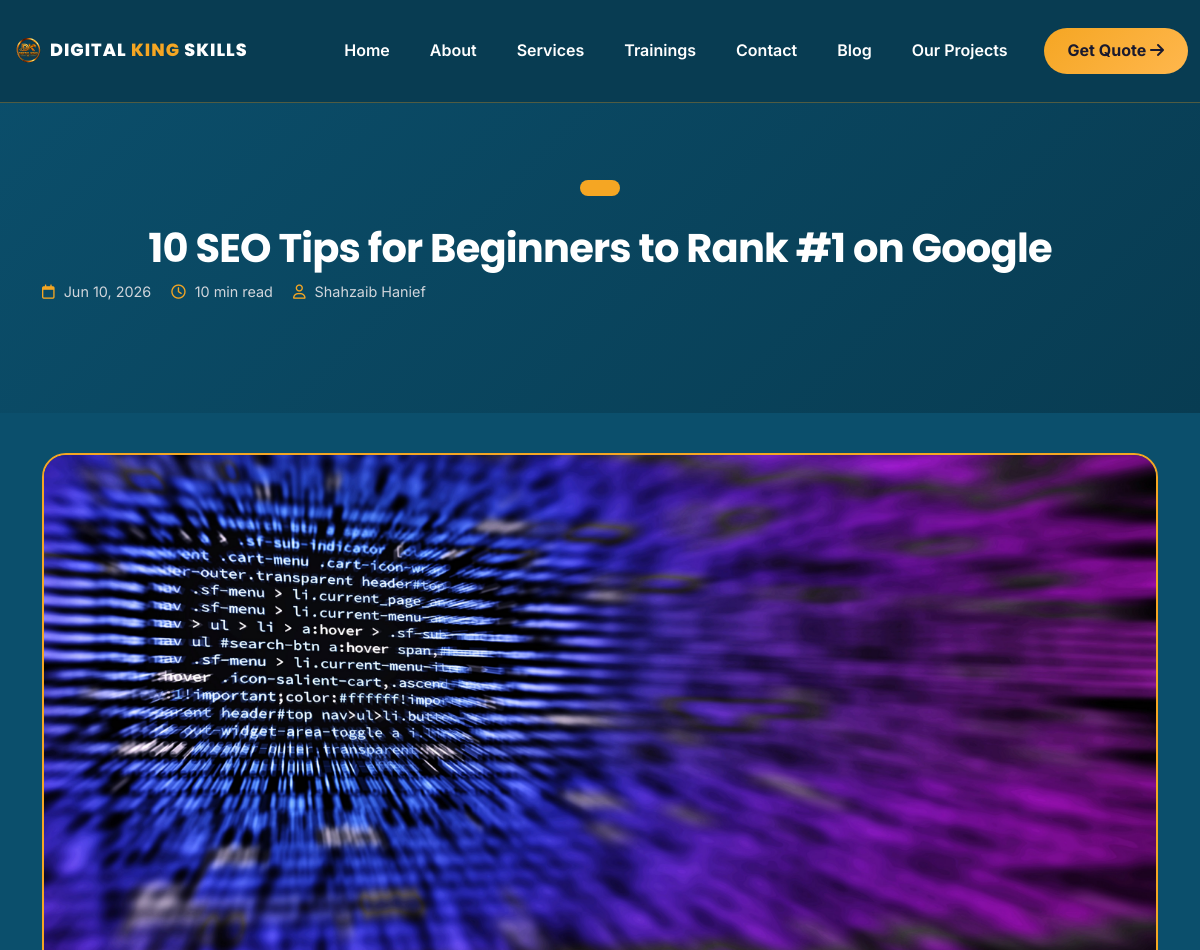
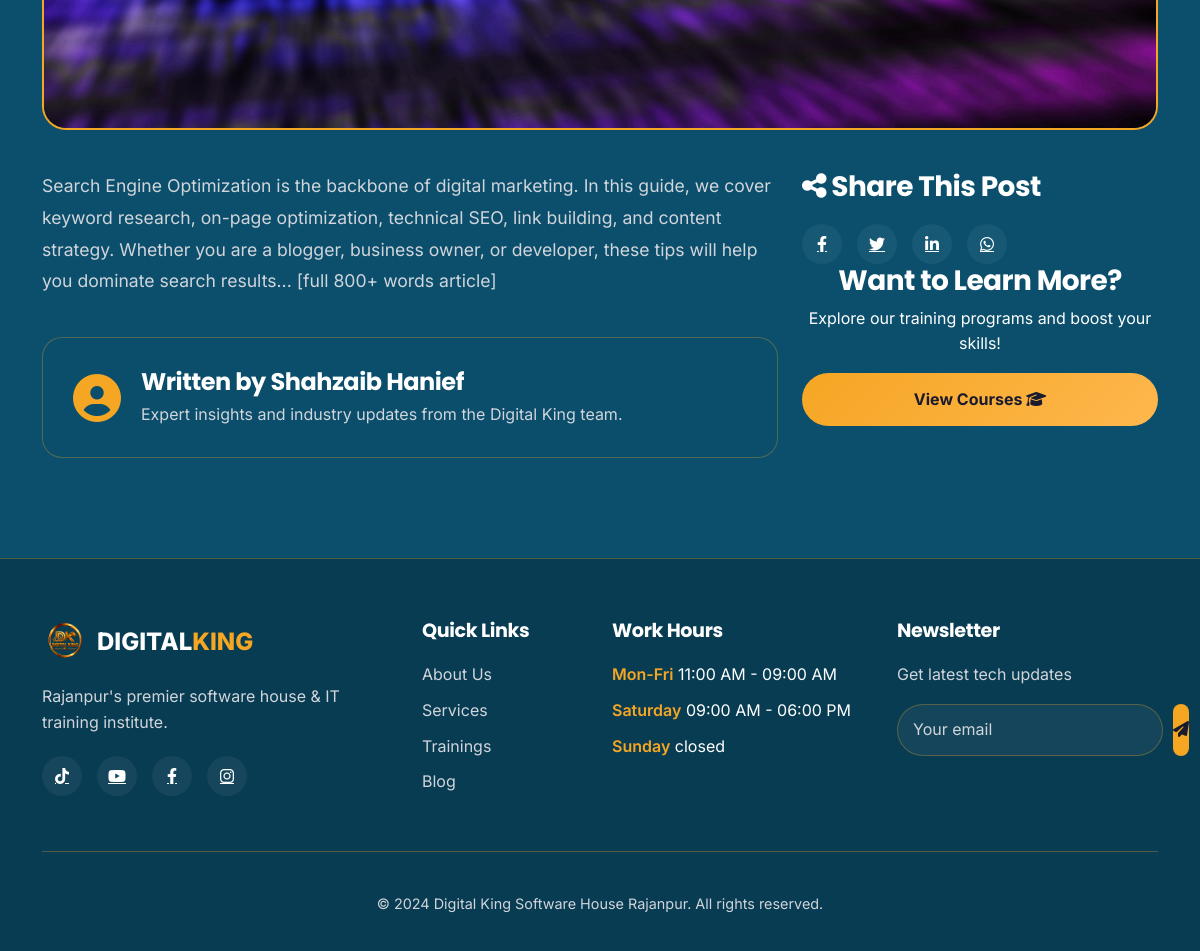
Page /blog/seo-tips-for-beginners/ on the committed database (2 pictures, top to bottom).
### apps/main/models.py (models this page shows, shortened)
class BlogPost(models.Model):
    title = models.CharField(max_length=200)
    slug = models.SlugField(unique=True, blank=True)
    category = models.CharField(max_length=50, default='General')  # ← Free text, no choices
    excerpt = models.TextField(help_text="Short summary for card view")
    content = models.TextField(help_text="Full blog post content")
    image = models.ImageField(upload_to='blog/', blank=True, null=True)
    author = models.CharField(max_length=100, default='Digital King Team')
    published_date = models.DateField()
    read_time = models.PositiveIntegerField(default=5, help_text="Estimated read time in minutes")
    is_featured = models.BooleanField(default=False, help_text="Show on home page")
    is_active = models.BooleanField(default=True)
    created_at = models.DateTimeField(auto_now_add=True)
    class Meta:
        ordering = ['-published_date', '-created_at']
        verbose_name = 'Blog Post'
        verbose_name_plural = 'Blog Posts'
    @property
    def formatted_date(self):
        return self.published_date.strftime('%b %d, %Y')

class SocialLink(models.Model):
    PLATFORM_CHOICES = [
        ('facebook', 'Facebook'),
        ('linkedin', 'LinkedIn'),
        ('instagram', 'Instagram'),
        ('twitter', 'Twitter'),
        ('youtube', 'YouTube'),
        ('tiktok', 'TikTok'),
        ('whatsapp', 'WhatsApp'),
    ]
    platform = models.CharField(max_length=20, choices=PLATFORM_CHOICES)
    url = models.URLField()
    icon = models.CharField(max_length=50, default='fa-facebook-f')
    order = models.PositiveIntegerField(default=0)
    is_active = models.BooleanField(default=True)
    class Meta:
        ordering = ['order']
    @property
    def icon_class(self):
        icon_map = {
            'facebook': 'fab fa-facebook-f',
            'linkedin': 'fab fa-linkedin-in',
            'instagram': 'fab fa-instagram',
            'twitter': 'fab fa-twitter',
            'youtube': 'fab fa-youtube',
            'tiktok': 'fab fa-tiktok',
            'whatsapp': 'fab fa-whatsapp',
        }
        return icon_map.get(self.platform, 'fas fa-link')

class WorkHour(models.Model):
    DAY_CHOICES = [
        ('Mon-Fri', 'Monday - Friday'),
        ('Saturday', 'Saturday'),
        ('Sunday', 'Sunday'),
    ]
    day = models.CharField(max_length=20, choices=DAY_CHOICES, unique=True)
    start_time = models.TimeField()
    end_time = models.TimeField()
    is_closed = models.BooleanField(default=False)
    class Meta:
        ordering = ['id']
        verbose_name = 'Work Hour'
        verbose_name_plural = 'Work Hours'
    @property
    def formatted_hours(self):
        if self.is_closed:
            return "Closed"
        return f"{self.start_time.strftime('%I:%M %p')} - {self.end_time.strftime('%I:%M %p')}"

### apps/main/views.py (the view)
# urls.py: path('blog/<slug:slug>/', views.blog_detail, name='blog_detail'),
def blog_detail(request, slug):
    post = get_object_or_404(BlogPost, slug=slug, is_active=True)
    related_posts = BlogPost.objects.filter(
        category=post.category,
        is_active=True
    ).exclude(pk=post.pk)[:3]
    return render(request, 'blog_detail.html', {
        'post': post,
        'related_posts': related_posts,
    })

### apps/main/context_processor.py (called while the page is built)
def work_hours(request):
    return {
        'work_hours': WorkHour.objects.all()
    }

def site_settings(request):
    contact_info = ContactInfo.objects.filter(is_active=True).first()
    social_links = SocialLink.objects.filter(is_active=True)
    return {
        'work_hours': WorkHour.objects.all(),
        'contact_info': contact_info,
        'social_links': social_links,
    }

### templates/blog_detail.html (shortened to what this page needs)
{% extends "base.html" %}
{% load static %}
{% block content %}
<section class="blog-detail-hero">
    <div class="container">
        <span class="category-badge">{{ post.get_category_display }}</span>
        <h1 data-aos="fade-up">{{ post.title }}</h1>
        <div class="blog-meta" data-aos="fade-up" data-aos-delay="100">
            <span><i class="far fa-calendar"></i> {{ post.formatted_date }}</span>
            <span><i class="far fa-clock"></i> {{ post.read_time }} min read</span>
            <span><i class="far fa-user"></i> {{ post.author }}</span>
        </div>
    </div>
</section>
<section class="section-padding" style="padding-top: 40px;">
    <div class="container">
        <div class="blog-detail-img" data-aos="fade-up">
            {% if post.image %}
                <img src="{{ post.image.url }}" alt="{{ post.title }}">
            {% else %}
                <div class="blog-placeholder">
                    <i class="fas fa-newspaper"></i>
                    <span>{{ post.title|truncatechars:30 }}</span>
                </div>
            {% endif %}
        </div>
        <div class="row g-4">
            <div class="col-lg-8">
                <div class="blog-content-full" data-aos="fade-up">
                    {{ post.content|linebreaks }}
                </div>
                <div class="author-box" data-aos="fade-up">
                    <i class="fas fa-user-circle"></i>
                    <div>
                        <h4>Written by {{ post.author }}</h4>
                        <p>Expert insights and industry updates from the Digital King team.</p>
                    </div>
                </div>
            </div>
            <div class="col-lg-4">
                <div class="detail-card" data-aos="fade-up">
                    <h3><i class="fas fa-share-alt"></i> Share This Post</h3>
                    <div class="social-links">
                        <a href="https://facebook.com/sharer/sharer.php?u={{ request.build_absolute_uri }}" target="_blank"><i class="fab fa-facebook-f"></i></a>
                        <a href="https://twitter.com/intent/tweet?url={{ request.build_absolute_uri }}&text={{ post.title|urlencode }}" target="_blank"><i class="fab fa-twitter"></i></a>
                        <a href="https://linkedin.com/shareArticle?url={{ request.build_absolute_uri }}" target="_blank"><i class="fab fa-linkedin-in"></i></a>
                        <a href="https://wa.me/?text={{ post.title|urlencode }}%20{{ request.build_absolute_uri }}" target="_blank"><i class="fab fa-whatsapp"></i></a>
                    </div>
                </div>
                <div class="detail-card text-center" data-aos="fade-up">
                    <h3>Want to Learn More?</h3>
                    <p>Explore our training programs and boost your skills!</p>
                    <a href="{% url 'training' %}" class="btn-primary-glow w-100">
                        View Courses <i class="fas fa-graduation-cap"></i>
                    </a>
                </div>
            </div>
        </div>
    </div>
</section>
{% endblock %}

### templates/base.html (shortened to what this page needs)
{% load static %}
<!DOCTYPE html>
<html lang="en">
<head>
    <link href="https://cdn.jsdelivr.net/npm/bootstrap@5.3.0/dist/css/bootstrap.min.css" rel="stylesheet">
    <link rel="stylesheet" href="https://cdnjs.cloudflare.com/ajax/libs/font-awesome/6.4.0/css/all.min.css">
    <link href="https://unpkg.com/aos@2.3.1/dist/aos.css" rel="stylesheet">
    <link rel="stylesheet" href="{% static 'css/styles.css' %}">
    <link rel="stylesheet" href="{% static 'css/back-image.css' %}">
    <link rel="stylesheet" href="{% static 'css/login.css' %}">
</head>
<body>
    {% block navbar %}
    <nav class="navbar navbar-expand-lg fixed-top" id="mainNav">
    <div class="container  ">
        <a class="navbar-brand" href="{% url 'home' %}">
            <div class="logo-wrapper">
                <img src="{% static 'images/logo4.png' %}" alt="Digital King Logo" class="logo-img" style="border-radius: 12px;">
                <span class="brand-text">DIGITAL <span class="brand-highlight">KING</span> SKILLS</span>
            </div>
        </a>
        <div class="collapse navbar-collapse d-none d-lg-flex" id="navbarNav">
            <ul class="navbar-nav ms-auto">
                <li class="nav-item"><a class="nav-link {% if request.resolver_match.url_name == 'home' %}active{% endif %}" href="{% url 'home' %}">Home</a></li>
                <li class="nav-item"><a class="nav-link {% if request.resolver_match.url_name == 'about' %}active{% endif %}" href="{% url 'about' %}">About</a></li>
                <li class="nav-item"><a class="nav-link {% if request.resolver_match.url_name == 'services' %}active{% endif %}" href="{% url 'services' %}">Services</a></li>
                <li class="nav-item"><a class="nav-link {% if request.resolver_match.url_name == 'training' %}active{% endif %}" href="{% url 'training' %}">Trainings</a></li>
                <li class="nav-item"><a class="nav-link {% if request.resolver_match.url_name == 'contact' %}active{% endif %}" href="{% url 'contact' %}">Contact</a></li>
                <li class="nav-item"><a class="nav-link {% if request.resolver_match.url_name == 'blog' %}active{% endif %}" href="{% url 'blog' %}">Blog</a></li>
                <li class="nav-item"><a class="nav-link {% if request.resolver_match.url_name == 'projects' %}active{% endif %}" href="{% url 'projects' %}">Our Projects</a></li>
            </ul>
            <a href="{% url 'contact' %}" class="btn-glow ms-lg-3">Get Quote <i class="fas fa-arrow-right"></i></a>
        </div>
    </div>
</nav>
    {% endblock %}
    {% block content %}{% endblock %}
    {% block footer %}
    <footer class="footer">
        <div class="container">
            <div class="row g-4">
                <div class="col-lg-4">
                    <div class="footer-logo">
                         <img src="{% static 'images/logo4.png' %}" alt="Logo" style="border-radius: 10px; height: 45px;">
                        <span>DIGITAL<span>KING</span></span>
                    </div>
                    <p>Rajanpur's premier software house & IT training institute.</p>
<div class="social-links">
    {% for link in social_links %}
        <a href="{{ link.url }}" target="_blank" title="{{ link.platform|title }}">
            <i class="{{ link.icon_class }}"></i>
        </a>
    {% empty %}
        <a href="#"><i class="fab fa-facebook-f"></i></a>
        <a href="#"><i class="fab fa-linkedin-in"></i></a>
        <a href="#"><i class="fab fa-instagram"></i></a>
        <a href="#"><i class="fab fa-twitter"></i></a>
    {% endfor %}
</div>
                </div>
                <div class="col-lg-2 col-md-6">
                    <h4>Quick Links</h4>
                    <ul>
                        <li><a href="{% url 'about' %}">About Us</a></li>
                        <li><a href="{% url 'services' %}">Services</a></li>
                        <li><a href="{% url 'training' %}">Trainings</a></li>
                        <li><a href="{% url 'blog' %}">Blog</a></li>
                    </ul>
                </div>
                <div class="col-lg-3 col-md-6">
                    <h4>Work Hours</h4>
                    <ul class="hours-list">
                       {% for wh in work_hours %}
                        <li><span>{{wh.day}}</span>
                             {% if wh.is_closed %}
                             closed
                             {% else %}
                             {{wh.formatted_hours}}
                             {% endif %}
                            </li>
                         {% empty %}
                      <li><span>Mon-Fri:</span> 9:00 AM - 8:00 PM</li>
                       <li><span>Saturday:</span> 10:00 AM - 4:00 PM</li>
                       <li><span>Sunday:</span> Closed</li>
                 {% endfor %}
                    </ul>
                </div>
                <div class="col-lg-3">
                    <h4>Newsletter</h4>
                    <p>Get latest tech updates</p>
                    <div class="newsletter-form">
                        <input type="email" placeholder="Your email">
                        <button><i class="fas fa-paper-plane"></i></button>
                    </div>
                </div>
            </div>
            <div class="footer-bottom">
                <p>&copy; 2024 Digital King Software House Rajanpur. All rights reserved.</p>
            </div>
        </div>
    </footer>
    {% endblock %}
</body>
</html>

### static/css/styles.css (style rules this page uses)
:root { --teal-dark: #083C52; --teal-primary: #0B4F6C; --teal-light: #126E8C; --teal-glass: rgba(11, 79, 108, 0.65); --gold-primary: #F5A623; --gold-light: #FFB74D; --gold-dark: #E09515; --gold-gradient: linear-gradient(135deg, #F5A623, #FFB74D); --text-white: #FFFFFF; --text-light-gray: #D1D5DB; --text-dark-navy: #1A1A2E; --form-bg: #F5F5F5; --glass-border: rgba(245, 166, 35, 0.3); --transition: all 0.4s cubic-bezier(0.175, 0.885, 0.32, 1.275); }
* { margin: 0; padding: 0; box-sizing: border-box; }
body { font-family: 'Inter', sans-serif; background: var(--teal-primary); color: var(--text-white); overflow-x: hidden; line-height: 1.6; }
h1, h2, h3, h4, h5, h6 { font-family: 'Poppins', sans-serif; font-weight: 700; letter-spacing: -0.02em; }
.section-padding { padding: 100px 0; }
.navbar { padding: 20px 0; transition: var(--transition); background: transparent; }
.logo-wrapper { display: flex; align-items: center; gap: 10px; }
.brand-text { font-size: 1.5rem; font-weight: 800; font-family: 'Poppins', sans-serif; letter-spacing: 1px; color: var(--text-white); }
.brand-highlight { color: var(--gold-primary); }
.nav-link { color: var(--text-white) !important; font-weight: 600; margin: 0 12px; transition: var(--transition); position: relative; }
.nav-link::after { content: ''; position: absolute; bottom: -5px; left: 0; width: 0; height: 2px; background: var(--gold-primary); transition: var(--transition); }
.btn-glow { background: var(--gold-gradient); border: none; padding: 10px 24px; border-radius: 50px; color: var(--text-dark-navy); text-decoration: none; font-weight: 700; transition: var(--transition); }
.btn-primary-glow { background: var(--gold-gradient); border: none; padding: 14px 32px; border-radius: 50px; color: var(--text-dark-navy); font-weight: 700; text-decoration: none; display: inline-block; transition: var(--transition); margin-right: 15px; }
.footer { background: var(--teal-dark); padding: 60px 0 20px; border-top: 1px solid var(--glass-border); }
.footer-logo { display: flex; align-items: center; gap: 10px; margin-bottom: 20px; }
.footer-logo span { font-size: 1.5rem; font-weight: 800; color: var(--text-white); }
.footer-logo span span { color: var(--gold-primary); }
.footer p { color: var(--text-light-gray); line-height: 1.6; }
.footer h4 { font-size: 1.2rem; margin-bottom: 20px; color: var(--text-white); }
.footer ul { list-style: none; padding: 0; }
.footer ul li { margin-bottom: 10px; }
.footer ul li a { color: var(--text-light-gray); text-decoration: none; transition: var(--transition); }
.hours-list li span { color: var(--gold-primary); font-weight: 600; }
.social-links { display: flex; gap: 15px; margin-top: 20px; }
.social-links a { width: 40px; height: 40px; background: rgba(255,255,255,0.05); border-radius: 50%; display: flex; align-items: center; justify-content: center; color: var(--text-white); transition: var(--transition); }
.newsletter-form { display: flex; gap: 10px; }
.newsletter-form input { flex: 1; background: rgba(255,255,255,0.05); border: 1px solid var(--glass-border); border-radius: 50px; padding: 12px 15px; color: var(--text-white); }
.newsletter-form input::placeholder { color: var(--text-light-gray); }
.newsletter-form button { background: var(--gold-primary); border: none; border-radius: 50px; width: 45px; color: var(--text-dark-navy); transition: var(--transition); }
.footer-bottom { text-align: center; padding-top: 40px; margin-top: 40px; border-top: 1px solid var(--glass-border); color: var(--text-light-gray); font-size: 0.9rem; }
.w-100 { width: 100%; }
body:not(.home-page) .navbar { background: var(--teal-dark) !important; }
body:not(.home-page) .navbar { background: var(--teal-dark) !important; border-bottom: 1px solid var(--glass-border); }

### static/css/login.css (style rules this page uses)
.logo-img { height: 45px; width: auto; }

### rows in the picture
BlogPost: title "10 SEO Tips for Beginners to Rank #1 on Google", formatted_date "Jun 10, 2026", read_time "10", author "Shahzaib Hanief", image (picture), content "Search Engine Optimization is the backbone of digital marketing. In this guide, we cover keyword research, on-page optimization, technical SEO, link building, and content strategy. Whether you are a blogger, business owner, or developer, these tips will help you dominate search results... [full 800+ words article]"
WorkHour: day "Mon-Fri", formatted_hours "11:00 AM - 09:00 AM"
WorkHour: day "Saturday", formatted_hours "09:00 AM - 06:00 PM"
WorkHour: day "Sunday", is_closed "closed"
